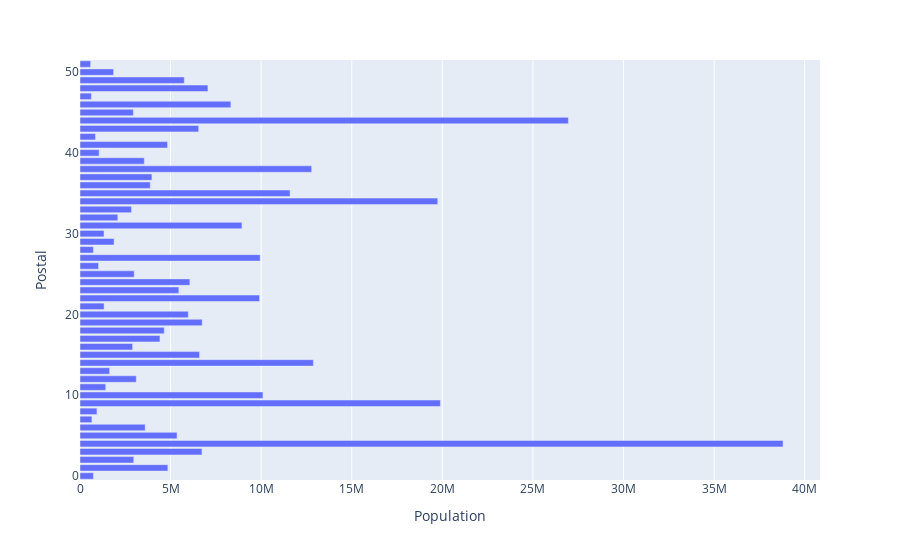

Write notebook code for a chart like this one.
### Markdown cell above
### Plotly Visualization

### Code cell
import plotly.express as px
fig = px.bar(FirstDataset, x="Population", y="Postal", orientation='h')
fig.show()

### Figure 1 — Plotly figure (JSON) as saved in the notebook; plotly's stock layout.template omitted (floating-point values rounded to 4 significant figures)
{"data": [{"alignmentgroup": "True", "hovertemplate": "Population=%{x}<br>Postal=%{y}<extra></extra>", "legendgroup": "", "marker": {"color": "#636efa", "pattern": {"shape": ""}}, "name": "", "offsetgroup": "", "orientation": "h", "showlegend": false, "textposition": "auto", "type": "bar", "x": [4849377, 736732, 6731484, 2966369, 38802500, 5355866, 3596677, 935614, 658893, 19893297, 10097343, 1419561, 1634464, 12880580, 6596855, 3107126, 2904021, 4413457, 4649676, 1330089, 5976407, 6745408, 9909877, 5457173, 2994079, 6063589, 1023579, 1881503, 2839098, 1326813, 8938175, 2085572, 19746227, 9943964, 739482, 11594163, 3878051, 3970239, 12787209, 3548397, 1055173, 4832482, 853175, 6549352, 26956958, 2942902, 626562, 8326289, 7061530, 1850326, 5757564, 584153], "xaxis": "x", "y": [1, 0, 3, 2, 4, 5, 6, 8, 7, 9, 10, 11, 13, 14, 15, 12, 16, 17, 18, 21, 20, 19, 22, 23, 25, 24, 26, 29, 33, 30, 31, 32, 34, 27, 28, 35, 36, 37, 38, 39, 40, 41, 42, 43, 44, 45, 47, 46, 48, 50, 49, 51], "yaxis": "y"}], "layout": {"barmode": "relative", "legend": {"tracegroupgap": 0}, "margin": {"t": 60}, "xaxis": {"anchor": "y", "domain": [0, 1], "title": {"text": "Population"}}, "yaxis": {"anchor": "x", "domain": [0, 1], "title": {"text": "Postal"}}}}
